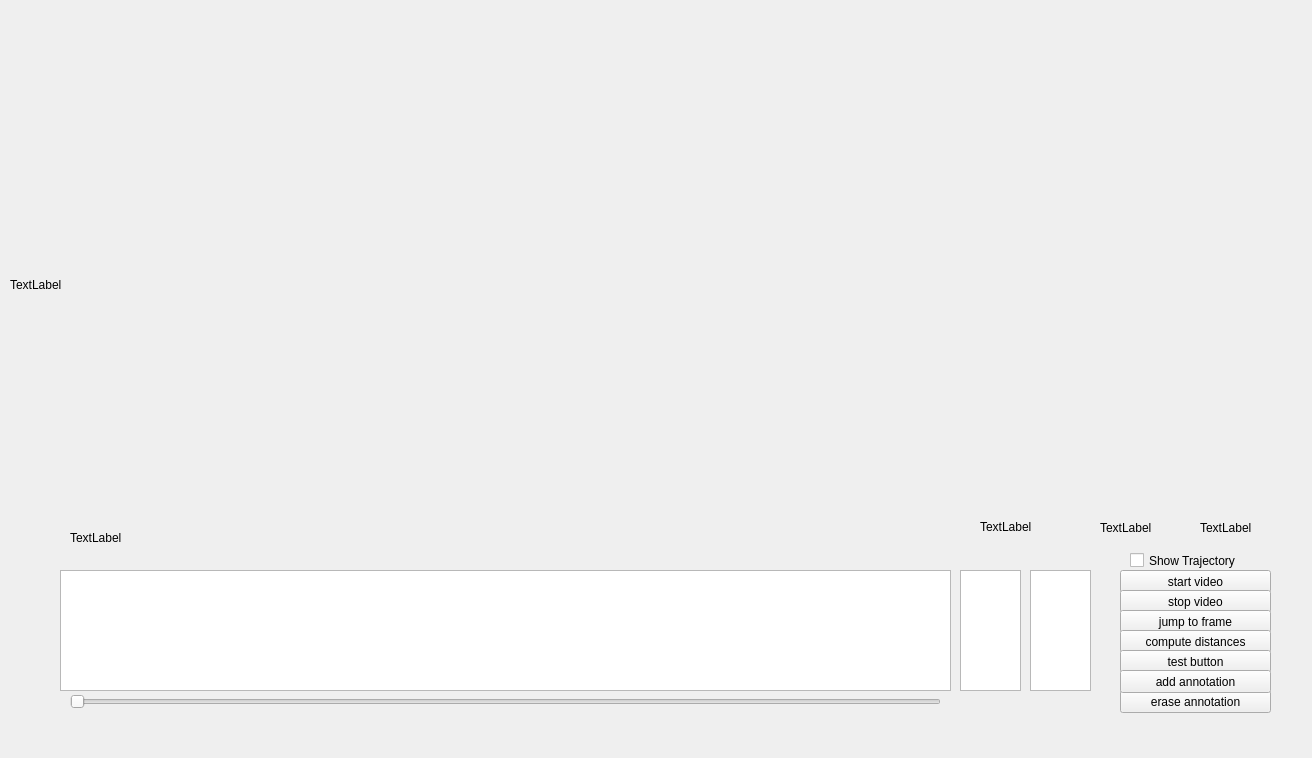
<?xml version="1.0" encoding="UTF-8"?>
<ui version="4.0">
 <class>Form</class>
 <widget class="QWidget" name="Form">
  <property name="geometry">
   <rect>
    <x>0</x>
    <y>0</y>
    <width>1312</width>
    <height>758</height>
   </rect>
  </property>
  <property name="windowTitle">
   <string>Form</string>
  </property>
  <widget class="QPushButton" name="pb_startVideo">
   <property name="geometry">
    <rect>
     <x>1120</x>
     <y>570</y>
     <width>151</width>
     <height>23</height>
    </rect>
   </property>
   <property name="text">
    <string>start video</string>
   </property>
  </widget>
  <widget class="QLabel" name="label">
   <property name="geometry">
    <rect>
     <x>10</x>
     <y>10</y>
     <width>1000</width>
     <height>550</height>
    </rect>
   </property>
   <property name="text">
    <string>TextLabel</string>
   </property>
  </widget>
  <widget class="QLabel" name="lbl_v0">
   <property name="geometry">
    <rect>
     <x>70</x>
     <y>530</y>
     <width>841</width>
     <height>16</height>
    </rect>
   </property>
   <property name="frameShape">
    <enum>QFrame::NoFrame</enum>
   </property>
   <property name="lineWidth">
    <number>1</number>
   </property>
   <property name="text">
    <string>TextLabel</string>
   </property>
  </widget>
  <widget class="QLabel" name="lbl_v1">
   <property name="geometry">
    <rect>
     <x>1100</x>
     <y>520</y>
     <width>111</width>
     <height>16</height>
    </rect>
   </property>
   <property name="frameShape">
    <enum>QFrame::NoFrame</enum>
   </property>
   <property name="text">
    <string>TextLabel</string>
   </property>
  </widget>
  <widget class="QListView" name="lv_paths">
   <property name="geometry">
    <rect>
     <x>60</x>
     <y>570</y>
     <width>891</width>
     <height>121</height>
    </rect>
   </property>
  </widget>
  <widget class="QPushButton" name="pb_stopVideo">
   <property name="geometry">
    <rect>
     <x>1120</x>
     <y>590</y>
     <width>151</width>
     <height>23</height>
    </rect>
   </property>
   <property name="text">
    <string>stop video</string>
   </property>
  </widget>
  <widget class="QSlider" name="sldr_paths">
   <property name="geometry">
    <rect>
     <x>70</x>
     <y>690</y>
     <width>871</width>
     <height>23</height>
    </rect>
   </property>
   <property name="orientation">
    <enum>Qt::Horizontal</enum>
   </property>
  </widget>
  <widget class="QPushButton" name="pb_jmp2frame">
   <property name="geometry">
    <rect>
     <x>1120</x>
     <y>610</y>
     <width>151</width>
     <height>23</height>
    </rect>
   </property>
   <property name="text">
    <string>jump to frame</string>
   </property>
  </widget>
  <widget class="QListView" name="lv_frames">
   <property name="geometry">
    <rect>
     <x>960</x>
     <y>570</y>
     <width>61</width>
     <height>121</height>
    </rect>
   </property>
  </widget>
  <widget class="QListView" name="lv_jmp">
   <property name="geometry">
    <rect>
     <x>1030</x>
     <y>570</y>
     <width>61</width>
     <height>121</height>
    </rect>
   </property>
  </widget>
  <widget class="QPushButton" name="pb_compDist">
   <property name="geometry">
    <rect>
     <x>1120</x>
     <y>630</y>
     <width>151</width>
     <height>23</height>
    </rect>
   </property>
   <property name="text">
    <string>compute distances</string>
   </property>
  </widget>
  <widget class="QPushButton" name="pb_test">
   <property name="geometry">
    <rect>
     <x>1120</x>
     <y>650</y>
     <width>151</width>
     <height>23</height>
    </rect>
   </property>
   <property name="text">
    <string>test button</string>
   </property>
  </widget>
  <widget class="QCheckBox" name="cb_trajectory">
   <property name="geometry">
    <rect>
     <x>1130</x>
     <y>550</y>
     <width>161</width>
     <height>21</height>
    </rect>
   </property>
   <property name="text">
    <string>Show Trajectory</string>
   </property>
  </widget>
  <widget class="QPushButton" name="pb_eraseAnno">
   <property name="geometry">
    <rect>
     <x>1120</x>
     <y>690</y>
     <width>151</width>
     <height>23</height>
    </rect>
   </property>
   <property name="text">
    <string>erase annotation</string>
   </property>
  </widget>
  <widget class="QPushButton" name="pb_addAnno">
   <property name="geometry">
    <rect>
     <x>1120</x>
     <y>670</y>
     <width>151</width>
     <height>23</height>
    </rect>
   </property>
   <property name="text">
    <string>add annotation</string>
   </property>
  </widget>
  <widget class="QLabel" name="speed_lbl">
   <property name="geometry">
    <rect>
     <x>1200</x>
     <y>520</y>
     <width>91</width>
     <height>16</height>
    </rect>
   </property>
   <property name="text">
    <string>TextLabel</string>
   </property>
  </widget>
  <widget class="QLabel" name="lbl_eraser">
   <property name="geometry">
    <rect>
     <x>10</x>
     <y>500</y>
     <width>51</width>
     <height>61</height>
    </rect>
   </property>
   <property name="text">
    <string/>
   </property>
   <property name="pixmap">
    <pixmap>Actions-draw-eraser-icon.png</pixmap>
   </property>
   <property name="scaledContents">
    <bool>true</bool>
   </property>
  </widget>
  <widget class="QLabel" name="lbl_vial">
   <property name="geometry">
    <rect>
     <x>980</x>
     <y>520</y>
     <width>57</width>
     <height>14</height>
    </rect>
   </property>
   <property name="text">
    <string>TextLabel</string>
   </property>
  </widget>
 </widget>
 <resources/>
 <connections/>
</ui>
